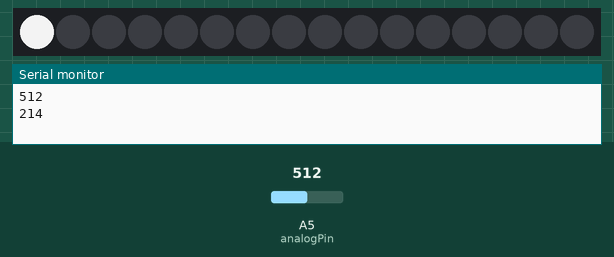
This sketch was run on a simulated Arduino Uno, built with avr-gcc and run on an emulated ATmega328P. Shown: 16 RGB LEDs in strip order, left to right, the last lines printed to the serial monitor. The inputs (shaded band) are chosen by the test bench; at power-on: A5 (analogPin) = 512. Dim RGB values are drawn brighter than linear.

Above: at 0.01 s.
At 1.2 s:
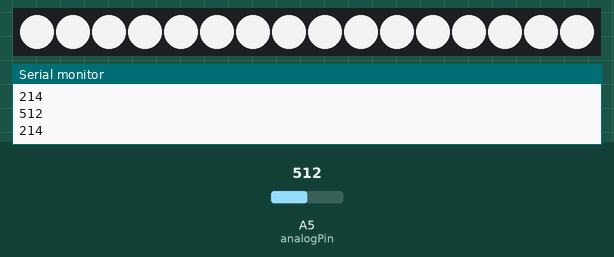
1.3 s: A5 (analogPin) set to 716
At 2.5 s:
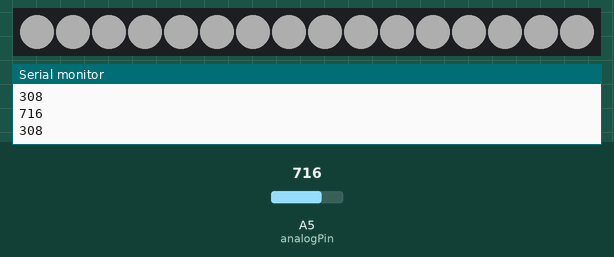
2.8 s: A5 (analogPin) set to 900
4.3 s: A5 (analogPin) set to 1023
Timing chart, 0 to 7.3 s (numbered marks = the images above; inputs shaded):
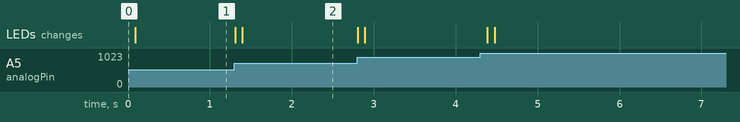

The sketch:

LEDsenser.ino
```cpp
#include <Adafruit_NeoPixel.h>
#ifdef __AVR__
  #include <avr/power.h>
#endif

#define PIN            6
#define NUMPIXELS      16

Adafruit_NeoPixel pixels = Adafruit_NeoPixel(NUMPIXELS, PIN, NEO_GRB + NEO_KHZ800);

int delayval = 5;
int analogPin = 5;
int val = 0;
int senser = 0;

void setup() {
  Serial.begin(9600);
#if defined (__AVR_ATtiny85__)
  if (F_CPU == 16000000) clock_prescale_set(clock_div_1);
#endif

  pixels.begin();
}

void loop() {
  val = analogRead(analogPin);
  senser = map(val, 50, 600, 0, 255);
  Serial.println(val);
  Serial.println(senser);

  for(int i=0;i<NUMPIXELS;i++){

    pixels.setPixelColor(i, pixels.Color(senser,senser,senser));

    pixels.show();

    delay(delayval);

  }
}
```

Measured:
- after the input at 1.3 s, the LEDs: first change at once (image 2 shows a later state)
